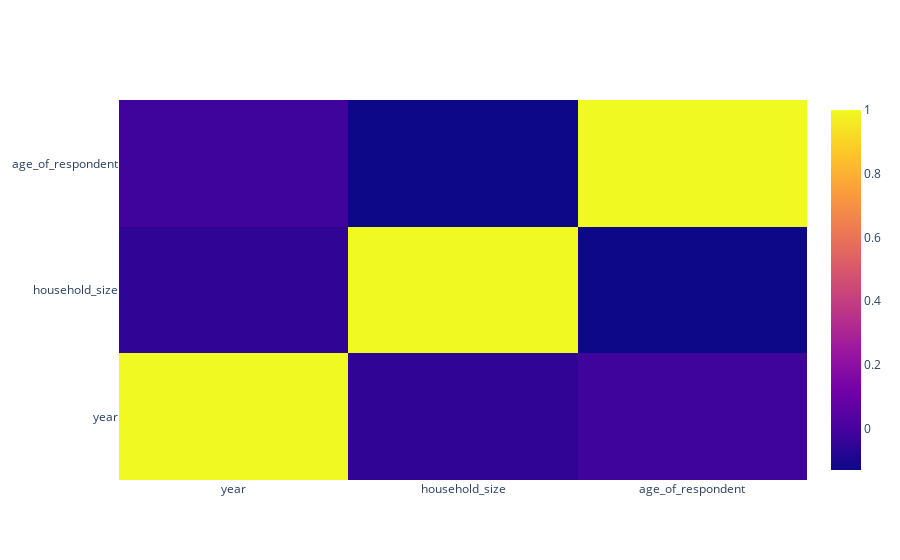

Write notebook code for a chart like this one.
### Code cell
# Plotting correlation between numeric columns

import plotly.graph_objects as go

numeric_df = df_wo_target_nan.select_dtypes(include='number')
correlation_matrix = numeric_df.corr()

fig = go.Figure(data=go.Heatmap(z=correlation_matrix.values, x=correlation_matrix.columns, y=correlation_matrix.index))

fig.show()

### Figure 1 — Plotly figure (JSON) as saved in the notebook; plotly's stock layout.template omitted (floating-point values rounded to 4 significant figures)
{"data": [{"type": "heatmap", "x": ["year", "household_size", "age_of_respondent"], "y": ["year", "household_size", "age_of_respondent"], "z": [[1, -0.05226, -0.01933], [-0.05226, 1, -0.1297], [-0.01933, -0.1297, 1]]}], "layout": {}}
